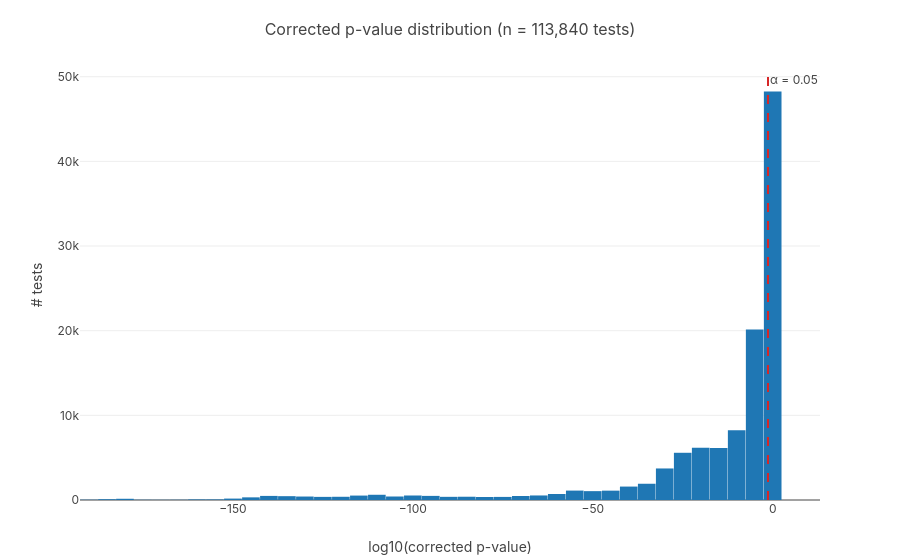

The notebook cell this image was saved under:
### Markdown cell above
## Distribution of corrected p-values (log10)

A flat right tail near `log10(p) = 0` and a left mass below
`log10(0.05) ≈ -1.30` are the visual signature of a healthy correction
stack: most tests fail to reject (correct), but a substantive minority
clear the threshold (real signal).

### Code cell
import math

# Clamp to avoid log10(0) — a handful of corrected p-values are exactly 0
# after BH on extreme effect sizes. 1e-300 is well below float64's lower
# meaningful range without producing -inf.
EPS = 1e-300
log_p = (
    tests.select(
        pl.col("corrected_p_value").map_elements(
            lambda v: math.log10(max(float(v), EPS)), return_dtype=pl.Float64
        ).alias("log10_corrected_p")
    )["log10_corrected_p"].to_list()
)

fig_pdist = go.Figure(
    data=[
        go.Histogram(
            x=log_p,
            nbinsx=80,
            marker_color="#1f77b4",
            hovertemplate="log10(p_corrected) ∈ %{x}<br>n=%{y}<extra></extra>",
        )
    ]
)
# Decision threshold marker: BH-corrected alpha = 0.05 → log10 ≈ -1.301
fig_pdist.add_vline(
    x=math.log10(0.05),
    line_color="#d62728",
    line_dash="dash",
    annotation_text="α = 0.05",
    annotation_position="top right",
)
fig_pdist.update_layout(
    title=f"Corrected p-value distribution (n = {len(log_p):,} tests)",
    xaxis_title="log10(corrected p-value)",
    yaxis_title="# tests",
    bargap=0.02,
    margin=dict(t=70, b=60),
    showlegend=False,
)
fig_pdist.show()

### Figure 1 — Plotly figure (JSON) as saved in the notebook; plotly's stock layout.template omitted (floating-point values rounded to 4 significant figures; data arrays with more than 128 entries replaced by an {"elided": "..."} marker saying what was removed)
{"data": [{"hovertemplate": "log10(p_corrected) ∈ %{x}<br>n=%{y}<extra></extra>", "marker": {"color": "#1f77b4"}, "nbinsx": 80, "type": "histogram", "x": {"elided": "113840 float values"}}], "layout": {"annotations": [{"showarrow": false, "text": "α = 0.05", "x": -1.301, "xanchor": "left", "xref": "x", "y": 1, "yanchor": "top", "yref": "y domain"}], "bargap": 0.02, "margin": {"b": 60, "t": 70}, "shapes": [{"line": {"color": "#d62728", "dash": "dash"}, "type": "line", "x0": -1.301, "x1": -1.301, "xref": "x", "y0": 0, "y1": 1, "yref": "y domain"}], "showlegend": false, "title": {"text": "Corrected p-value distribution (n = 113,840 tests)"}, "xaxis": {"title": {"text": "log10(corrected p-value)"}}, "yaxis": {"title": {"text": "# tests"}}}}
